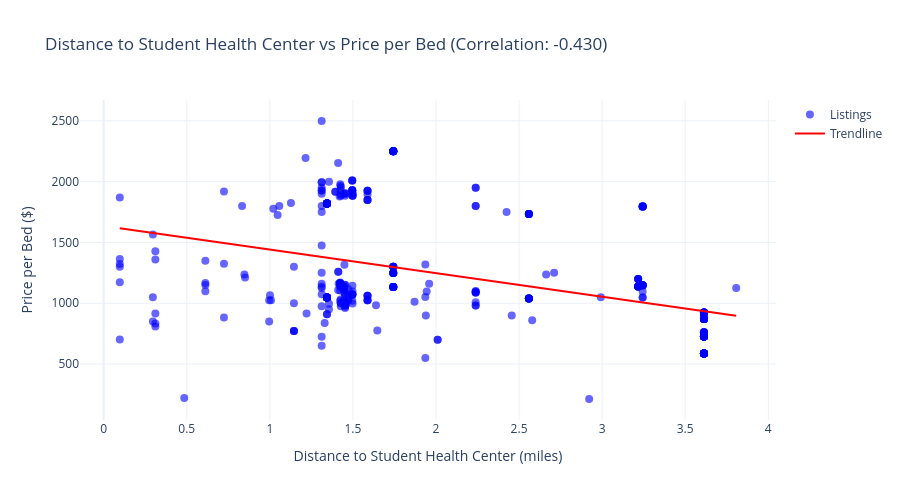

Notebook code cell kept with this figure:
### Markdown cell above
## Distance vs. Price - Student Health Center

### Code cell
data_shc = df[['dist_to_student_health_center', 'price_per_bed']].dropna()

# Calculate trendline
z = np.polyfit(data_shc['dist_to_student_health_center'], data_shc['price_per_bed'], 1)
p = np.poly1d(z)
x_trend = np.linspace(data_shc['dist_to_student_health_center'].min(), data_shc['dist_to_student_health_center'].max(), 100)
y_trend = p(x_trend)

# Calculate correlation
correlation = data_shc['dist_to_student_health_center'].corr(data_shc['price_per_bed'])

fig = go.Figure()
fig.add_trace(go.Scatter(
    x=data_shc['dist_to_student_health_center'],
    y=data_shc['price_per_bed'],
    mode='markers',
    name='Listings',
    marker=dict(size=8, color='blue', opacity=0.6)
))
fig.add_trace(go.Scatter(
    x=x_trend,
    y=y_trend,
    mode='lines',
    name='Trendline',
    line=dict(color='red', width=2)
))

fig.update_layout(
    title=f'Distance to Student Health Center vs Price per Bed (Correlation: {correlation:.3f})',
    xaxis_title='Distance to Student Health Center (miles)',
    yaxis_title='Price per Bed ($)',
    template='plotly_white',
    height=500
)
fig.show()

print(f"Correlation: {correlation:.3f}")
print(f"Trendline equation: y = {z[0]:.2f}x + {z[1]:.2f}")

### Figure 1 — Plotly figure (JSON) as saved in the notebook; plotly's stock layout.template omitted (floating-point values rounded to 4 significant figures; data arrays with more than 128 entries replaced by an {"elided": "..."} marker saying what was removed)
{"data": [{"marker": {"color": "blue", "opacity": 0.6, "size": 8}, "mode": "markers", "name": "Listings", "type": "scatter", "x": {"elided": "376 float values"}, "y": {"elided": "376 float values"}}, {"line": {"color": "red", "width": 2}, "mode": "lines", "name": "Trendline", "type": "scatter", "x": [0.097, 0.1345, 0.1719, 0.2094, 0.2469, 0.2844, 0.3218, 0.3593, 0.3968, 0.4343, 0.4717, 0.5092, 0.5467, 0.5842, 0.6216, 0.6591, 0.6966, 0.7341, 0.7715, 0.809, 0.8465, 0.884, 0.9214, 0.9589, 0.9964, 1.034, 1.071, 1.109, 1.146, 1.184, 1.221, 1.259, 1.296, 1.334, 1.371, 1.409, 1.446, 1.484, 1.521, 1.559, 1.596, 1.633, 1.671, 1.708, 1.746, 1.783, 1.821, 1.858, 1.896, 1.933, 1.971, 2.008, 2.046, 2.083, 2.121, 2.158, 2.196, 2.233, 2.271, 2.308, 2.345, 2.383, 2.42, 2.458, 2.495, 2.533, 2.57, 2.608, 2.645, 2.683, 2.72, 2.758, 2.795, 2.833, 2.87, 2.908, 2.945, 2.983, 3.02, 3.058, 3.095, 3.132, 3.17, 3.207, 3.245, 3.282, 3.32, 3.357, 3.395, 3.432, 3.47, 3.507, 3.545, 3.582, 3.62, 3.657, 3.695, 3.732, 3.77, 3.807], "y": [1618.0, 1611.0, 1603.0, 1596.0, 1589.0, 1581.0, 1574.0, 1567.0, 1560.0, 1552.0, 1545.0, 1538.0, 1531.0, 1523.0, 1516.0, 1509.0, 1501.0, 1494.0, 1487.0, 1480.0, 1472.0, 1465.0, 1458.0, 1451.0, 1443.0, 1436.0, 1429.0, 1421.0, 1414.0, 1407.0, 1400.0, 1392.0, 1385.0, 1378.0, 1371.0, 1363.0, 1356.0, 1349.0, 1341.0, 1334.0, 1327.0, 1320.0, 1312.0, 1305.0, 1298.0, 1291.0, 1283.0, 1276.0, 1269.0, 1261.0, 1254.0, 1247.0, 1240.0, 1232.0, 1225.0, 1218.0, 1211.0, 1203.0, 1196.0, 1189.0, 1181.0, 1174.0, 1167.0, 1160.0, 1152.0, 1145.0, 1138.0, 1131.0, 1123.0, 1116.0, 1109.0, 1101.0, 1094.0, 1087.0, 1080.0, 1072.0, 1065.0, 1058.0, 1050.0, 1043.0, 1036.0, 1029.0, 1021.0, 1014.0, 1007.0, 999.6, 992.3, 985.0, 977.8, 970.5, 963.2, 955.9, 948.7, 941.4, 934.1, 926.9, 919.6, 912.3, 905.0, 897.8]}], "layout": {"height": 500, "title": {"text": "Distance to Student Health Center vs Price per Bed (Correlation: -0.430)"}, "xaxis": {"title": {"text": "Distance to Student Health Center (miles)"}}, "yaxis": {"title": {"text": "Price per Bed ($)"}}}}
